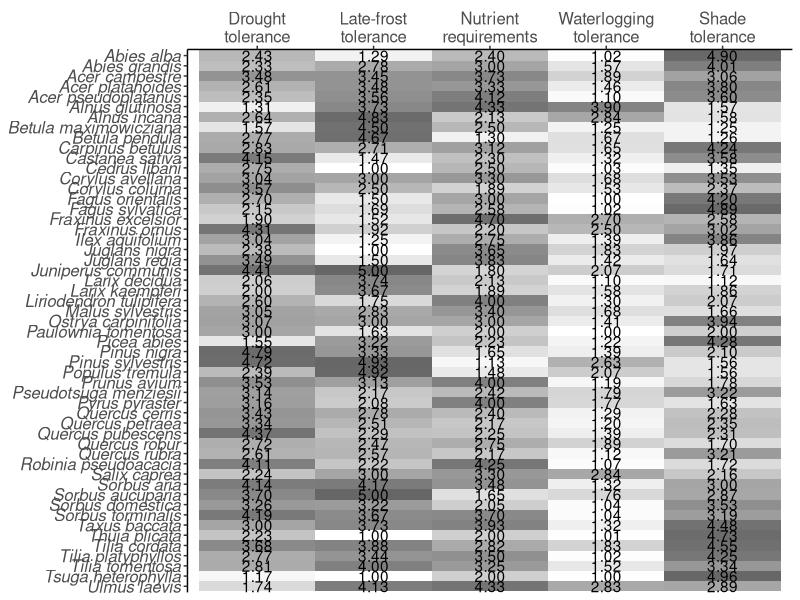
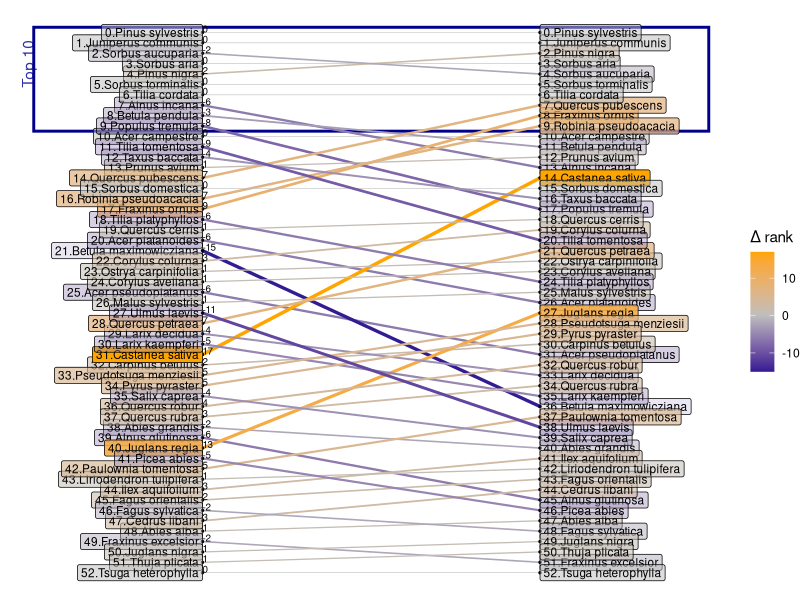
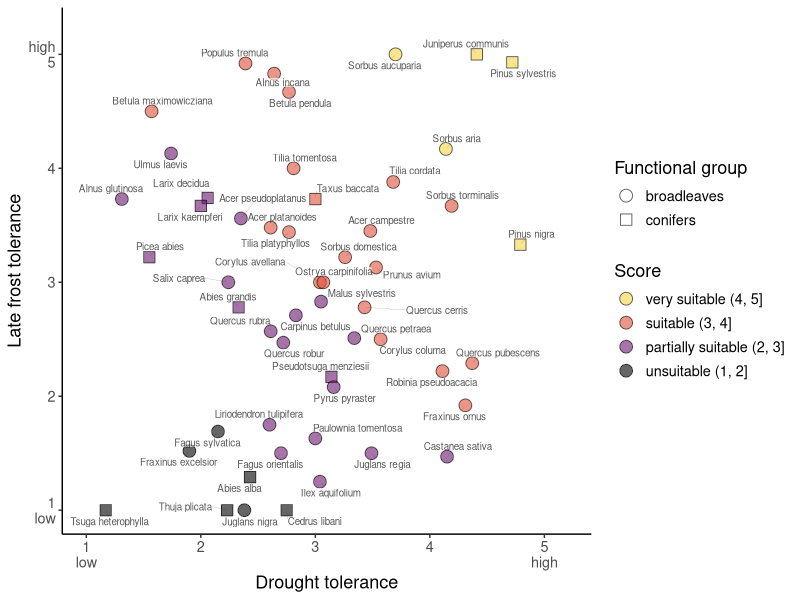
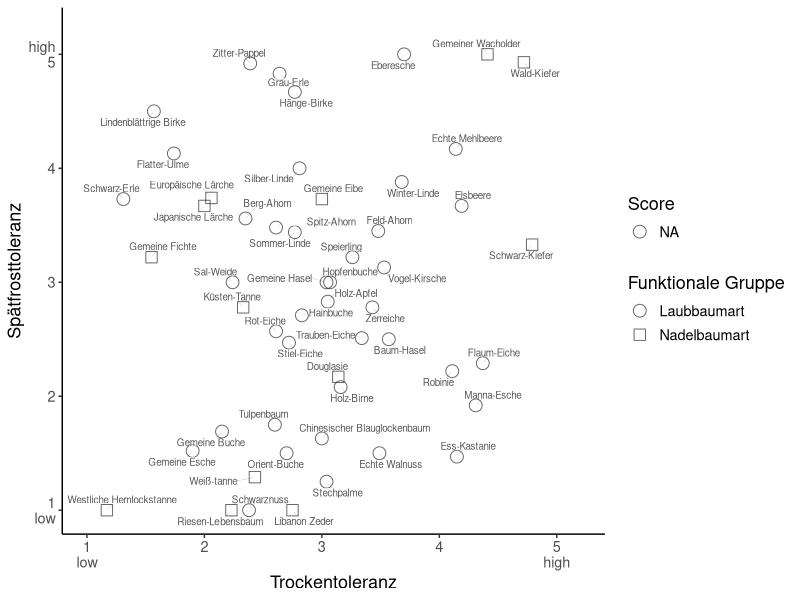
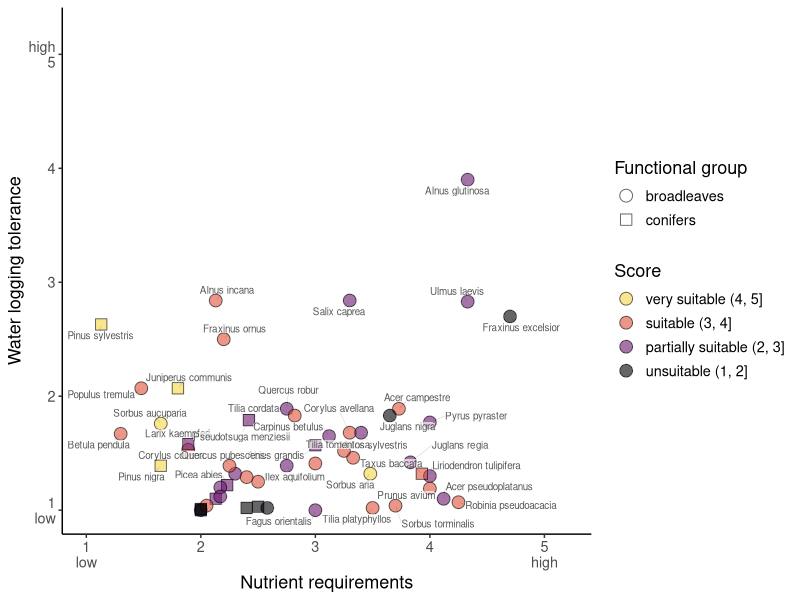
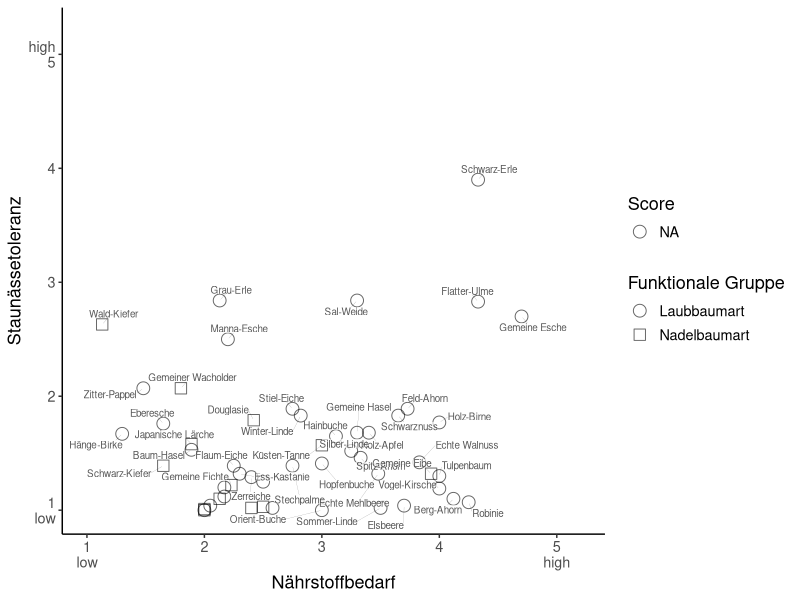
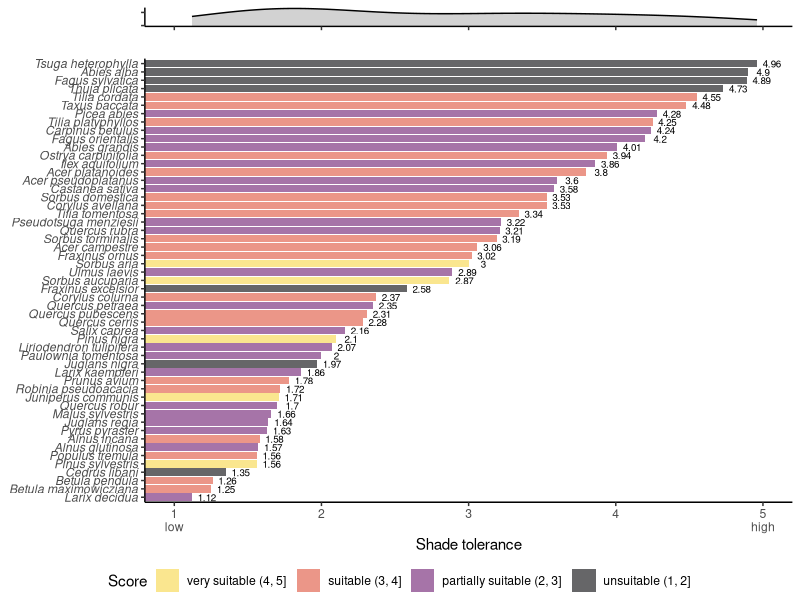
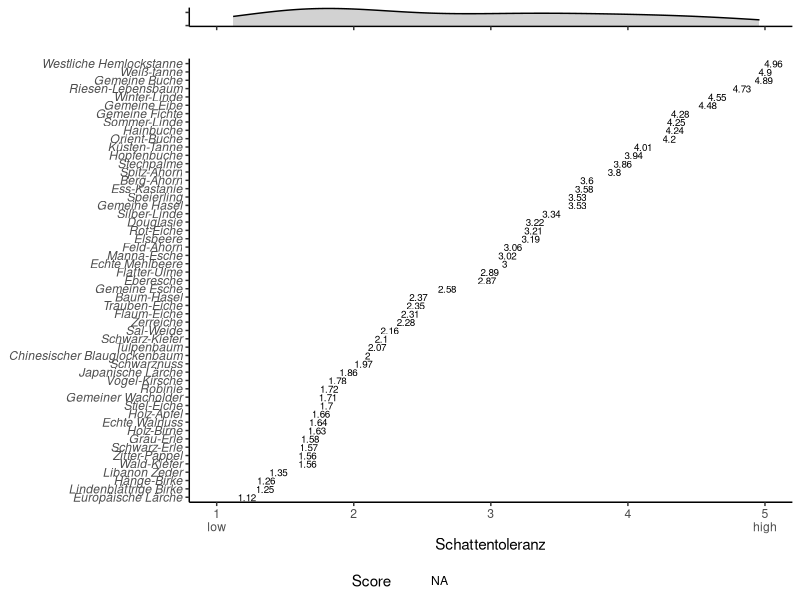

Write R code to recreate these figures, in order.
## ---- chunk 1
# Packages for data handling
library(tidyverse)
library(data.table)

# Packages for visualization
library(ggrepel)
library(ggpubr) # ggarrange
# Packages for vis. this html document
library(kableExtra)

theme_set(theme_classic())
## ---- chunk 2
dat = fread("data/all_traits.csv", encoding = 'Latin-1')
colnames(dat)[1:8] = c("species", "drought", "late_frost", "shade",
                       "waterlogging",
                       "nutrients", "score_1", "score_2")


dat = dat %>% 
  mutate(score_1 = (drought + late_frost) / 2,
         score_2 = (2*drought + late_frost) / 3) %>% 
  mutate(cat = ifelse(score_1 > 4, "very suitable (4, 5]",
                      ifelse(score_1 > 3, "suitable (3, 4]",
                             ifelse(score_1 > 2,
                                    "partially suitable (2, 3]",
                                    "unsuitable (1, 2]")))) 

lbl_dict = fread("data/label_dict.csv", 
                 encoding = 'Latin-1')

dat = dat %>% 
  left_join(., lbl_dict, by = c("cat" = "english")) %>% 
  rename("cat_de" = "deutsch") %>%  
  left_join(., lbl_dict %>% dplyr::select(-short),
            by = c("type" = "english")) %>% 
  rename("type_de" = "deutsch")

dat = dat %>% 
  mutate(cat = factor(cat,
                      levels = c("very suitable (4, 5]", "suitable (3, 4]",
                                 "partially suitable (2, 3]", "unsuitable (1, 2]")),
         cat_de = factor(cat_de,
                      levels = c("sehr geeignet (4, 5]", "geeignet (3, 4]",
                                 "teilweise geeignet (2, 3]", "ungeeignet (1, 2]")))
## ---- chunk 3
dat %>% 
  dplyr::select(species, drought, late_frost, shade, waterlogging, nutrients) %>% 
  gather(., key, value, drought:nutrients) %>% 
  mutate(value = (format(value, digit = 3)),
         key = factor(key,
                      levels = c("drought", "late_frost", "nutrients",
                                 "waterlogging", "shade"),
                      labels = c("Drought\ntolerance",
                                 "Late-frost\ntolerance",
                                 "Nutrient\nrequirements",
                                 "Waterlogging\ntolerance",
                                 "Shade\ntolerance"))) %>% 
  ggplot(., aes(x = key, y = species)) +
  geom_tile(show.legend = F, aes(alpha = value)) +
  geom_text(aes(label = value)) +
  scale_x_discrete(position = "top") +
  scale_fill_viridis_c() +
  scale_alpha_discrete(range = c(0, 0.75)) +
  scale_y_discrete(limits=rev) +
  guides(alpha = F) +
  theme(axis.title = element_blank(),
        axis.text.y = element_text(face = "italic", size = 12),
        axis.text.x = element_text(size = 12))

ggsave("figs/fig_2_traits.jpg", width = 8.5, height = 12)
## ---- chunk 4
h = dat %>% 
  mutate(r1 = rank(score_1, ties.method = "random"),
         r2 = rank(score_2, ties.method = "random"),
         d = r2 - r1) %>% 
  gather(., key, value, r1, r2) %>% 
  group_by(species) %>% 
  mutate(hjust = ifelse(key == "r1", 1, 0)) %>% 
  mutate(key = factor(key, levels = c("r1", "r2")))

h %>% 
  mutate(value.rev = 53 - value) %>% 
  ggplot(., aes(x = factor(key), y = value, label = interaction(value.rev, species))) +
  annotate("rect",
           xmin = 0.5, xmax = 2.5,
           ymin = 43.5, ymax = 53.5,
            col = "darkblue", fill = NA, linewidth = 1) +
  geom_line(aes(group = species, col = d, size = abs(d))) +
  geom_point(size = .5) +
  geom_label(size = 3, aes(fill = d, alpha = d, hjust = hjust),
             show.legend = F) +
  geom_text(h %>% filter(key == "r1"),
            mapping=aes(x = key, label = d), hjust = 0, #-0.5
            vjust = 0,
            size = 2.5, col = "grey2") +
  annotate("text", x = 0.5, y = 50, angle = 90, label = "Top 10", vjust = 0,
           alpha = .8, col = "darkblue") +
  scale_fill_gradient2(low = "darkblue", high = "orange", mid = "grey") +
  scale_color_gradient2(low = "darkblue", high = "orange", mid = "grey") +
  # scale_color_viridis_c() +
  # scale_fill_viridis_c() +
  # scale_y_reverse() +
  scale_size_continuous(range  = c(0.2, 1.2)) +
  guides(size = F) +
  theme_void() +
  labs(fill = "\u0394 rank",
       color = "\u0394 rank")
  
ggsave("figs/fig_3_scores.jpg", height = 10, width = 7)
## ---- chunk 5
dat %>% 
  ggplot(., aes(x = drought, y = late_frost, 
                shape = type,
                fill = cat)) +
  geom_point(size = 4,
             alpha = 0.6) +
  geom_label_repel(aes(label = species), 
                   alpha = 0.65, 
                   fill = "white",
                   segment.size = 0.05,
                   min.segment.length = 0,
                   label.size = NA,
                   label.padding = 0.01,
                   size = 2.5, 
                   show.legend = F) +
  scale_shape_manual(values = c(21, 22)) +
  scale_fill_viridis_d(option = "inferno", direction = -1, end = 0.9) +
  scale_size_continuous(range = c(0, 6)) +
  scale_x_continuous(breaks = 1:5, limits = c(1, 5.2),
                     labels = c("1\nlow", "2", "3", "4", "5\nhigh")) +
  scale_y_continuous(breaks = 1:5, limits = c(1, 5.2),
                     labels = c("1\nlow", "2", "3", "4", "high\n5")) +
  guides(fill = guide_legend(override.aes = aes(shape = 21))) +
  labs(x = lbl_dict[lbl_dict$short == "drought", "english"][[1]],
       y = lbl_dict[lbl_dict$short == "late_frost", "english"][[1]],
       fill = lbl_dict[lbl_dict$short == "score", "english"][[1]],
       shape = lbl_dict[lbl_dict$short == "func_group", "english"][[1]]) +
  theme(text = element_text(size = 13))

ggsave(paste("figs/fig_4_drought_frost.jpg", sep = ""), width = 8.5, height = 5)
## ---- chunk 6
dat %>% 
  ggplot(., aes(x = drought, y = late_frost, 
                shape = type_de,
                fill = cat_de)) +
  geom_point(size = 4,
             alpha = 0.6) +
  geom_label_repel(aes(label = name_dt), #species 
                   alpha = 0.65, 
                   fill = "white",
                   segment.size = 0.05,
                   min.segment.length = 0,
                   label.size = NA,
                   label.padding = 0.01,
                   size = 2.5, 
                   show.legend = F) +
  scale_shape_manual(values = c(21, 22)) +
  scale_fill_viridis_d(option = "inferno", direction = -1, end = 0.9) +
  scale_size_continuous(range = c(0, 6)) +
  scale_x_continuous(breaks = 1:5, limits = c(1, 5.2),
                     labels = c("1\nlow", "2", "3", "4", "5\nhigh")) +
  scale_y_continuous(breaks = 1:5, limits = c(1, 5.2),
                     labels = c("1\nlow", "2", "3", "4", "high\n5")) +
  guides(fill = guide_legend(override.aes = aes(shape = 21))) +
  labs(x = lbl_dict[lbl_dict$short == "drought", "deutsch"][[1]],
       y = lbl_dict[lbl_dict$short == "late_frost", "deutsch"][[1]],
       fill = lbl_dict[lbl_dict$short == "score", "deutsch"][[1]],
       shape = lbl_dict[lbl_dict$short == "func_group", "deutsch"][[1]]) +
  theme(text = element_text(size = 13))

ggsave(paste("figs/fig_4_drought_frost_de.jpg", sep = ""), width = 8.5, height = 5)
## ---- chunk 7
dat %>% 
  ggplot(., aes(x = nutrients, y = waterlogging, 
                shape = type,
                fill = cat)) +
  geom_point(size = 4,
             alpha = 0.6) +
  geom_label_repel(aes(label = species), 
                   alpha = 0.65, 
                   fill = "white",
                   segment.size = 0.05,
                   min.segment.length = 0,
                   label.size = NA,
                   label.padding = 0.01,
                   size = 2.5, 
                   show.legend = F) +
  scale_shape_manual(values = c(21, 22)) +
  scale_fill_viridis_d(option = "inferno", direction = -1, end = 0.9) +
  scale_size_continuous(range = c(0, 6)) +
  scale_x_continuous(breaks = 1:5, limits = c(1, 5.2),
                     labels = c("1\nlow", "2", "3", "4", "5\nhigh")) +
  scale_y_continuous(breaks = 1:5, limits = c(1, 5.2),
                     labels = c("1\nlow", "2", "3", "4", "high\n5")) +
  guides(fill = guide_legend(override.aes = aes(shape = 21))) +
  labs(x = lbl_dict[lbl_dict$short == "nutrients", "english"][[1]],
       y = lbl_dict[lbl_dict$short == "waterlogging", "english"][[1]],
       fill = lbl_dict[lbl_dict$short == "score", "english"][[1]],
       shape = lbl_dict[lbl_dict$short == "func_group", "english"][[1]]) +
  theme(text = element_text(size = 13))

ggsave(paste("figs/fig_5_nutrients_waterlogging.jpg", sep = ""), width = 8.5, height = 5)
## ---- chunk 8
dat %>% 
  ggplot(., aes(x = nutrients, y = waterlogging, 
                shape = type_de,
                fill = cat_de)) +
  geom_point(size = 4,
             alpha = 0.6) +
  geom_label_repel(aes(label = name_dt), 
                   alpha = 0.65, 
                   fill = "white",
                   segment.size = 0.05,
                   min.segment.length = 0,
                   label.size = NA,
                   label.padding = 0.01,
                   size = 2.5, 
                   show.legend = F) +
  scale_shape_manual(values = c(21, 22)) +
  scale_fill_viridis_d(option = "inferno", direction = -1, end = 0.9) +
  scale_size_continuous(range = c(0, 6)) +
  scale_x_continuous(breaks = 1:5, limits = c(1, 5.2),
                     labels = c("1\nlow", "2", "3", "4", "5\nhigh")) +
  scale_y_continuous(breaks = 1:5, limits = c(1, 5.2),
                     labels = c("1\nlow", "2", "3", "4", "high\n5")) +
  guides(fill = guide_legend(override.aes = aes(shape = 21))) +
  labs(x = lbl_dict[lbl_dict$short == "nutrients", "deutsch"][[1]],
       y = lbl_dict[lbl_dict$short == "waterlogging", "deutsch"][[1]],
       fill = lbl_dict[lbl_dict$short == "score", "deutsch"][[1]],
       shape = lbl_dict[lbl_dict$short == "func_group", "deutsch"][[1]]) +
  theme(text = element_text(size = 13))

ggsave(paste("figs/fig_5_nutrients_waterlogging_de.jpg", sep = ""), width = 8.5, height = 5)
## ---- chunk 9
trait = "shade"
trait <- sym(trait)
levs = dat %>% arrange(!!trait) %>% select(species)
p1 = dat %>%
  ggplot(., aes(x = !!trait)) +
  coord_cartesian(xlim= c(1, 5)) +
  geom_density(fill = "grey", alpha =.7) + 
  scale_y_continuous(breaks = c(0, 0.25, 0.5)) +
  theme(axis.title = element_blank(),
        axis.text = element_blank())
## ---- chunk 10
p2 = dat %>% 
  mutate(species = factor(species, levels = levs$species)) %>% 
  ggplot(., aes(x = species, y = !!trait, 
                fill = cat)) +
  geom_bar(stat = "identity", alpha = 0.6, linewidth = 0.1) +
  geom_text(aes(label = !!trait), nudge_y = 0.1, size = 2.5) +
  scale_fill_viridis_d(option = "inferno", direction = -1, end = 0.9) +  
  scale_color_viridis_d(option = "inferno", direction = -1, end = 0.9) +
  scale_y_continuous(breaks = 1:5,
                     labels = c("1\nlow", "2", "3", "4", "5\nhigh")) +
  coord_flip(ylim= c(1, 5)) +
  labs(y = lbl_dict[lbl_dict$short == trait, "english"][[1]],
       fill = lbl_dict[lbl_dict$short == "score", "english"][[1]]) +
  theme(axis.title.y = element_blank(),
        axis.text.y = element_text(face = "italic"))

ggarrange(p1, ggplot() + theme_void(), p2, ncol = 1, 
          heights = c(0.5, -0.2, 3),
          align = "hv",
          legend = "bottom",
          common.legend = T)

ggsave(paste("figs/fig_6_", trait, "_density.jpg", sep = ""), 
       width = 6, height = 7.3)
## ---- chunk 11
levs = dat %>% arrange(!!trait) %>% 
  dplyr:: select(name_dt)

p2 = dat %>% 
  mutate(name_dt = factor(name_dt, levels = levs$name_dt)) %>% 
  ggplot(., aes(x = name_dt, y = !!trait, 
                fill = cat_de)) +
  geom_bar(stat = "identity", alpha = 0.6, linewidth = 0.1) +
  geom_text(aes(label = !!trait), nudge_y = 0.1, size = 2.5) +
  scale_fill_viridis_d(option = "inferno", direction = -1, end = 0.9) +  
  scale_color_viridis_d(option = "inferno", direction = -1, end = 0.9) +
  scale_y_continuous(breaks = 1:5,
                     labels = c("1\nlow", "2", "3", "4", "5\nhigh")) +
  coord_flip(ylim= c(1, 5)) +
  labs(y = lbl_dict[lbl_dict$short == trait, "deutsch"][[1]],
       fill = lbl_dict[lbl_dict$short == "score", "deutsch"][[1]]) +
  theme(axis.title.y = element_blank(),
        axis.text.y = element_text(face = "italic"))

ggarrange(p1, ggplot() + theme_void(), p2, ncol = 1, 
          heights = c(0.5, -0.2, 3),
          align = "hv",
          legend = "bottom",
          common.legend = T)

ggsave(paste("figs/fig_6_", trait, "_density_de.jpg", sep = ""), 
       width = 6, height = 7.3)
## ---- chunk 12
res = data.frame()
for (i in 2:6){
  nt = shapiro.test(dat[[i]])
  nsig = ifelse(nt$p.value <= 0.05, "Not normal", "normal")
  cts = cor.test(dat[[i]], dat[[7]], method = "spearman")
  
  res = bind_rows(res,
                  data.frame(var = colnames(dat)[i],
                             shaphiro.wilk.p = format(nt$p.value, scientific = T, digits = 2),
                             # shaphiro.res = nsig,
                             spearman.rho = round(cts$estimate, 2),
                             spearman.p = format(cts$p.value, scientific = T, digits = 2)))
}
rownames(res) = NULL
colnames(res) = c("Trait", "Shapiro-Wilk p-value", "Spearman's r", "Spearman's p-value")
res %>% 
  fwrite(., file = "correlations.csv", row.names = F)
## ---- chunk 13
res %>% 
  kbl(caption = "Results of Shapiro-Wilk normality test and Spearman's rank correlation.") %>%
  kable_styling(full_width = F)
## ---- chunk 14
cor.test(dat$drought, dat$late_frost, method = "spearman")
## ---- chunk 15
dat = fread("data/Thom_vs_Ellenberg.csv")
dat[dat == "-"] = NA
dat[, 2:5] = lapply(dat[, 2:5], function(i) gsub(",", ".", i))
dat[, 2:5] = lapply(dat[, 2:5], as.numeric)

h_frost = dat %>% 
  filter(!is.na(Frost_Ellenberg)) 

cor.test(h_frost$Frost_Thom, h_frost$Frost_Ellenberg, method = "spearman")

h_drought = dat %>% 
  filter(!is.na(Drought_Ellenberg))
cor.test(h_drought$Drought_Thom, h_drought$Drought_Ellenberg, method = "spearman")


cat("Ellenberg values FROST were available for", nrow(h_frost), "out of", nrow(dat), "species.")
cat("Ellenberg values DROUGHT were available for", nrow(h_drought), "out of", nrow(dat), "species.")

p1 = h_frost %>% 
  ggplot(., aes(x = Frost_Thom, y = Frost_Ellenberg)) +
  geom_smooth(method = "lm", se = F, col = "grey") +
  geom_point() +
  geom_label_repel(aes(label = Species), 
                   alpha = 0.65, 
                   fill = "white",
                   segment.size = 0.05,
                   min.segment.length = 0,
                   label.size = NA,
                   label.padding = 0.01,
                   size = 2.5, 
                   show.legend = F) +
  stat_cor(method = "spearman") +
  labs(x = paste(lbl_dict[lbl_dict$short == "late_frost", "english"][[1]], "(Thom et al.)"),
       y = paste(lbl_dict[lbl_dict$short == "late_frost", "english"][[1]], "(Ellenberg 1986)"))

p2 = h_drought %>% 
  ggplot(., aes(x = Drought_Thom, y = Drought_Ellenberg)) +
  geom_smooth(method = "lm", se = F, col = "grey") +
  geom_point() +
  geom_label_repel(aes(label = Species), 
                   alpha = 0.65, 
                   fill = "white",
                   segment.size = 0.05,
                   min.segment.length = 0,
                   label.size = NA,
                   label.padding = 0.01,
                   size = 2.5, 
                   show.legend = F) +
  stat_cor(method = "spearman") +
  labs(x = paste(lbl_dict[lbl_dict$short == "drought", "english"][[1]], "(Thom et al.)"),
       y = paste(lbl_dict[lbl_dict$short == "drought", "english"][[1]], "(Ellenberg 1986)"))

ggarrange(p1, p2, ncol = 1, nrow = 2)
